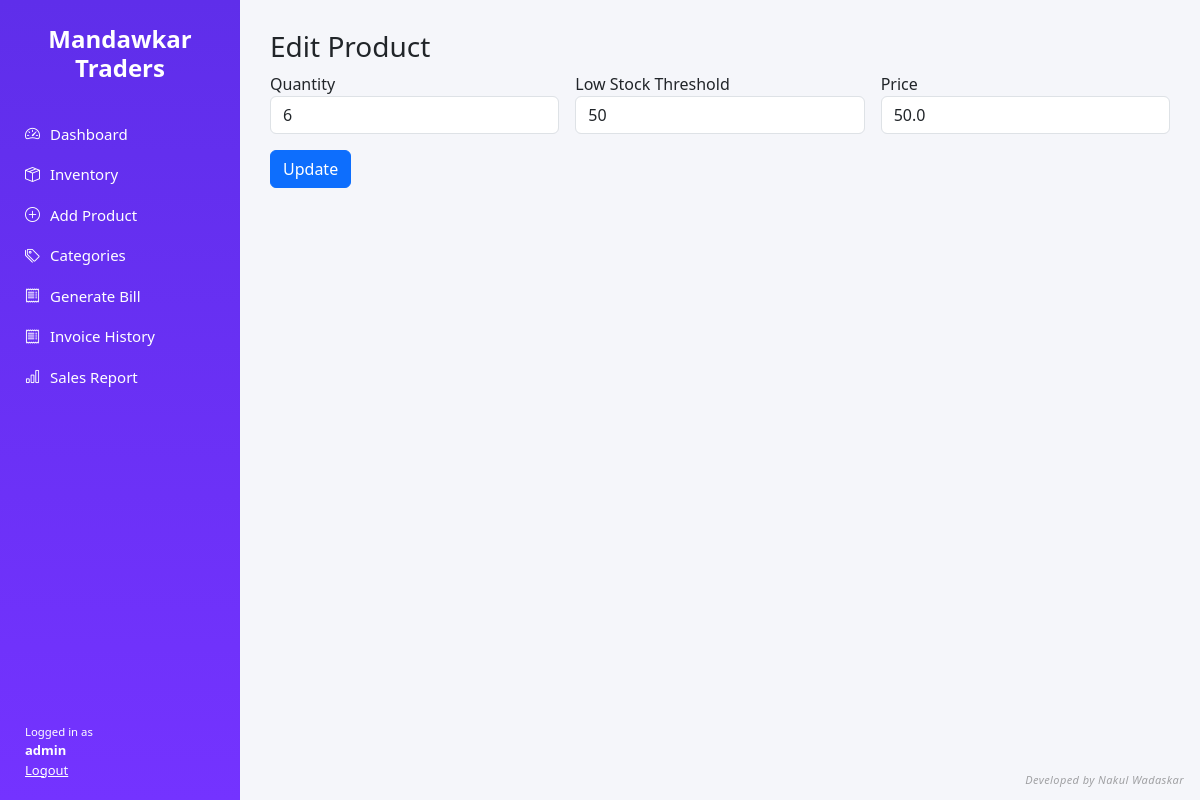
Screenshot of /edit/1 (signed in) with the database file from the repository.
### tables this page shows
CREATE TABLE products (
            id INTEGER PRIMARY KEY AUTOINCREMENT,
            category TEXT NOT NULL,
            size TEXT,
            type TEXT,
            variant TEXT,
            pattern TEXT,
            quantity INTEGER NOT NULL,
            threshold INTEGER NOT NULL DEFAULT 10,
            price REAL NOT NULL,
            last_updated TEXT NOT NULL
        );

### app.py (the view, shortened to what this page needs)
@app.route("/edit/<int:product_id>", methods=["GET", "POST"])
@login_required()
def edit_product(product_id):
    conn = get_connection()
    cursor = conn.cursor()
    cursor.execute("SELECT * FROM products WHERE id = ?", (product_id,))
    product = cursor.fetchone()
    conn.close()
    return render_template("edit_product.html", product=product)

### app.py (called while the page is built)
def login_required(role=None):
    def decorator(func):
        @wraps(func)
        def wrapper(*args, **kwargs):
            if "user" not in session:
                return redirect(url_for("login"))
            if role and session.get("role") != role:
                return "Access Denied", 403
            return func(*args, **kwargs)
        return wrapper
    return decorator

### utils/db.py (called while the page is built)
def get_connection():
    return sqlite3.connect(DB_NAME)

### templates/edit_product.html
{% extends "base.html" %}
{% block content %}
<h3>Edit Product</h3>
<form method="POST">
  <div class="row g-3">
    <div class="col-md-4">
      <label>Quantity</label>
      <input name="quantity" type="number" value="{{ product[6] }}" class="form-control" required>
    </div>
    <div class="col-md-4">
      <label>Low Stock Threshold</label>
      <input name="threshold" type="number" value="{{ product[7] }}" class="form-control" required>
    </div>
    <div class="col-md-4">
      <label>Price</label>
      <input name="price" type="number" step="0.01" value="{{ product[8] }}" class="form-control" required>
    </div>
  </div>
  <button class="btn btn-primary mt-3">Update</button>
</form>
{% endblock %}

### static/css/theme.css (style rules this page uses)
body { margin: 0; font-family: 'Segoe UI', sans-serif; background: #f5f6fa; }

### rows the page displays
products: quantity "6", threshold "50", price "50.0"

### other values shown
{{ session.get('user') }} "admin"
